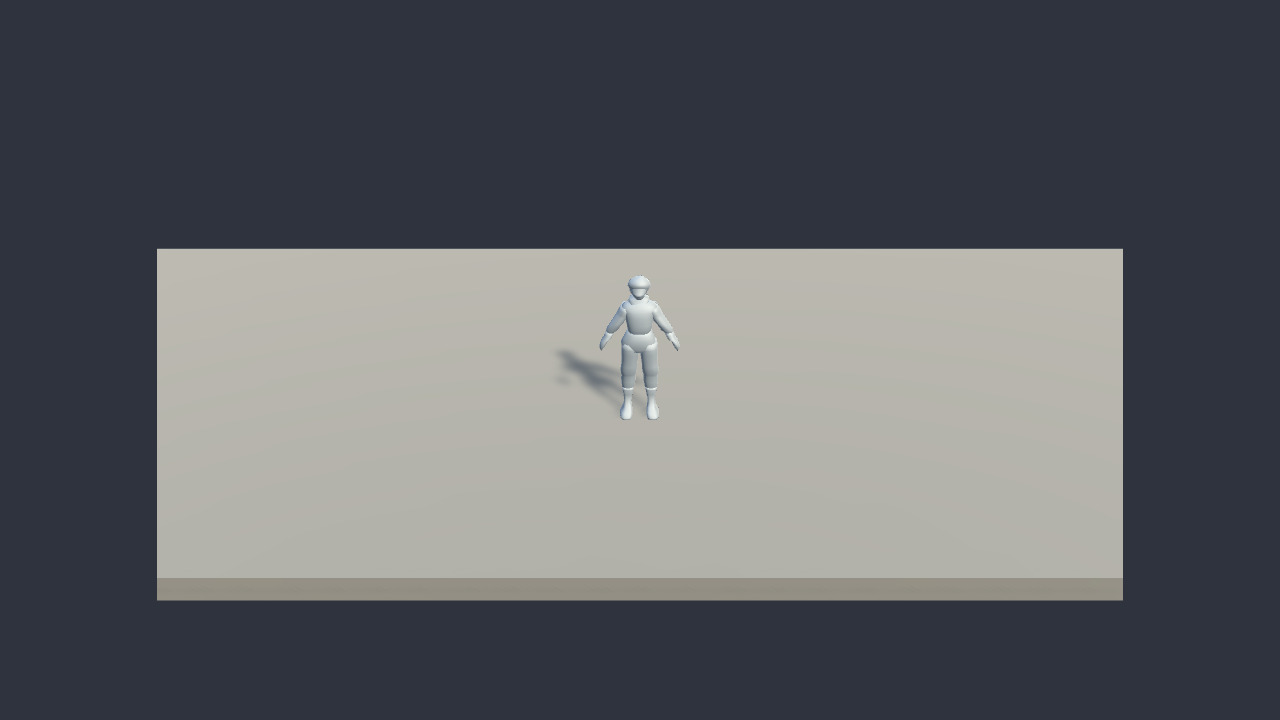
#> input picture Art/Guardian/review/02-blockout/unity-yaw-000.png, 1280 x 720 px; its folder holds 4 pictures in this run
$ python 02_compose_review.py
#> lines starting #> are read from the running program, lines starting #| are printed output that depends on the picture
"""Compose the eight Unity captures without rescaling the subjects."""
from pathlib import Path

from PIL import Image, ImageDraw, ImageFont

ASSET = Path(__file__).resolve().parents[1]
REVIEW = ASSET / "review" / "02-blockout"
ANGLES = range(0, 360, 45)


def main():
    sheet = Image.new("RGB", (960, 570), "#1f252d")
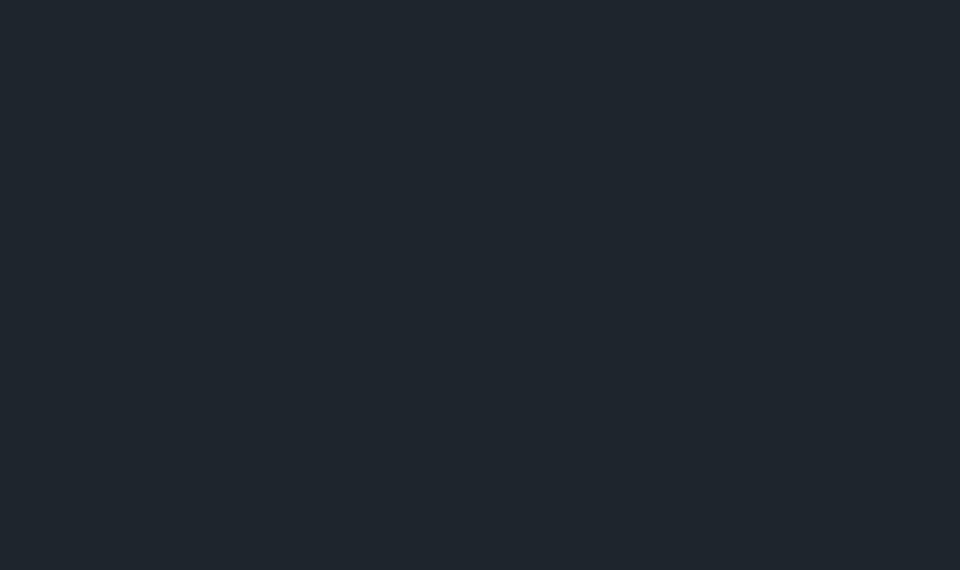
#> sheet: PIL image 960x570 RGB; mean R, G, B 31, 37, 45
    draw = ImageDraw.Draw(sheet)
    heading = ImageFont.truetype("segoeuib.ttf", 22)
    caption = ImageFont.truetype("segoeui.ttf", 15)
    draw.text((22, 17), "Guardiã do Observatório · prova de volume no Unity", font=heading, fill="#faf4e8")
    draw.text((22, 47), "Câmera fixa · 1280 × 720 · recortes sem ampliação", font=caption, fill="#bbc7cb")
    for i, angle in enumerate(ANGLES):
        capture = Image.open(REVIEW / f"unity-yaw-{angle:03d}.png")
#> capture is the input picture: PIL image 1280x720 RGB; mean R, G, B 95.8, 97.8, 101.7
        if capture.size != (1280, 720):
            raise RuntimeError(f"Unexpected capture size for {angle}°: {capture.size}")
        x, y = 20 + i % 4 * 232, 88 + i // 4 * 233
        sheet.paste(capture.crop((532, 255, 748, 450)), (x, y))
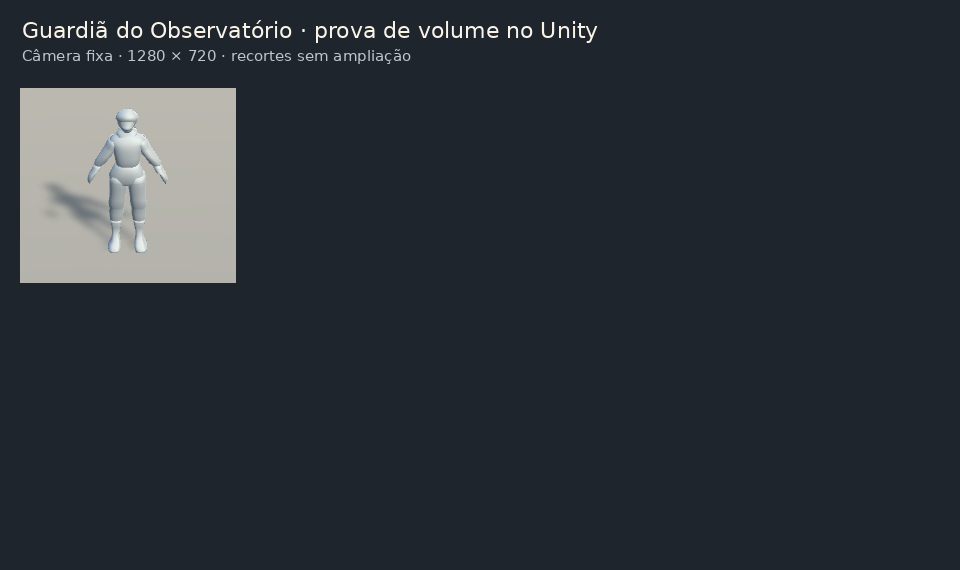
#> sheet: PIL image 960x570 RGB; mean R, G, B 43.7, 49.2, 55.9
        draw.text((x + 8, y + 201), f"{angle:03d}°", font=caption, fill="#e4ecea")
#> pass 2 of the loop in main, `for i, angle in enumerate(ANGLES):`:
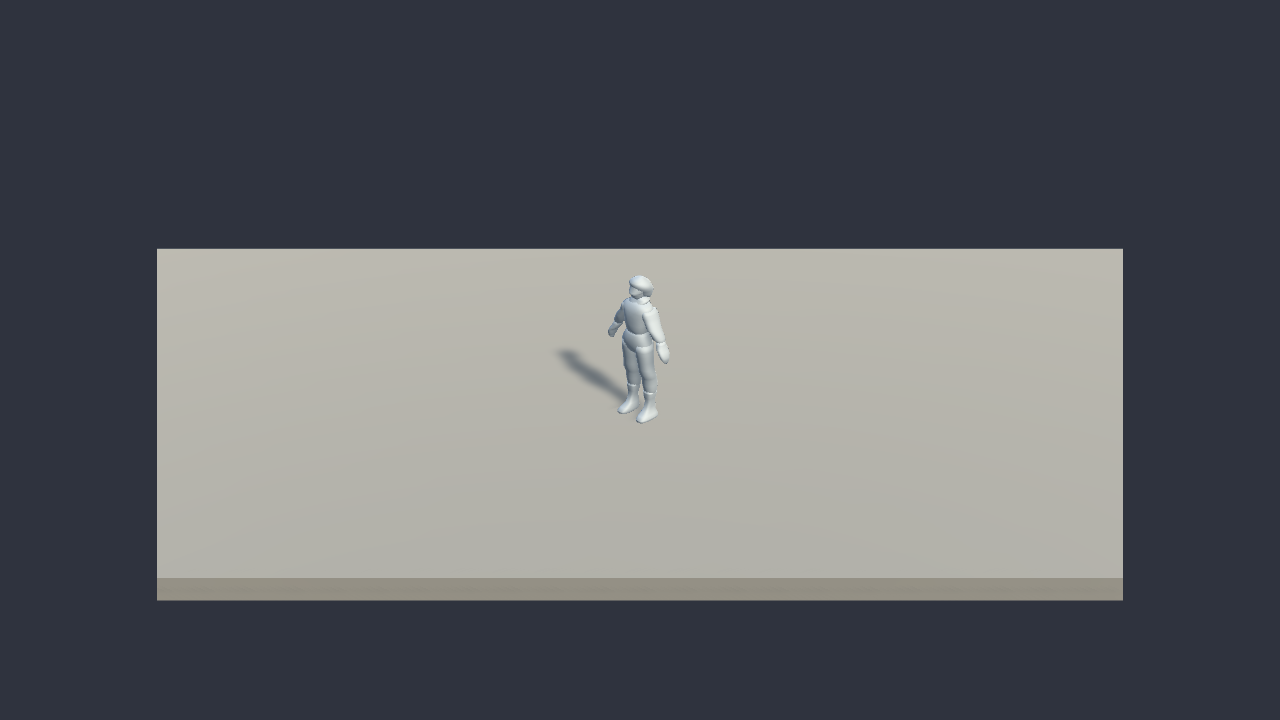
#> input picture Art/Guardian/review/02-blockout/unity-yaw-045.png, 1280 x 720 px
#> in main, capture is the input picture: PIL image 1280x720 RGB; mean R, G, B 95.8, 97.8, 101.7
#> in main, `sheet.paste(capture.crop((532, 255, 748, 450)), (x, y))`:
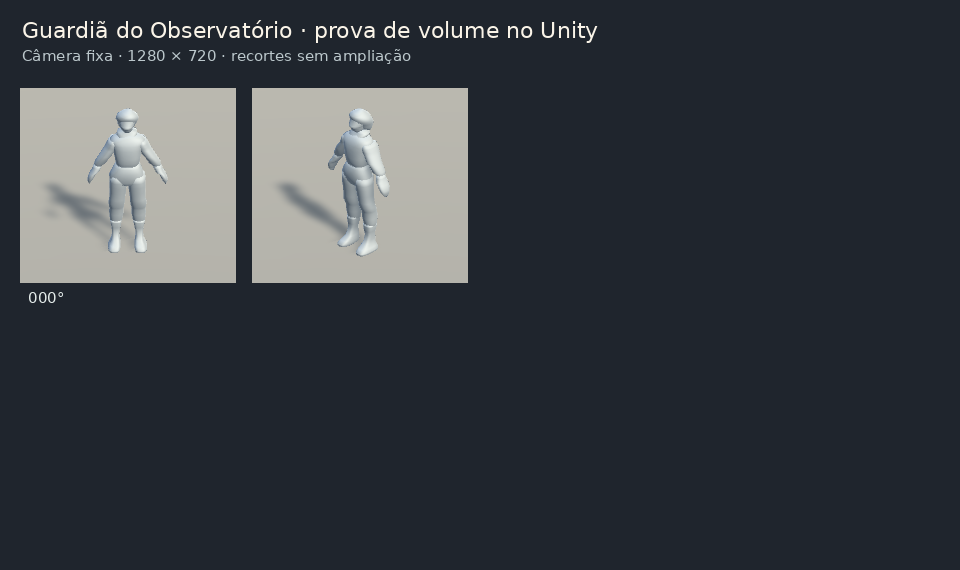
#> sheet: PIL image 960x570 RGB; mean R, G, B 55.1, 60.1, 65.7
#> pass 3 of the loop in main, `for i, angle in enumerate(ANGLES):`:
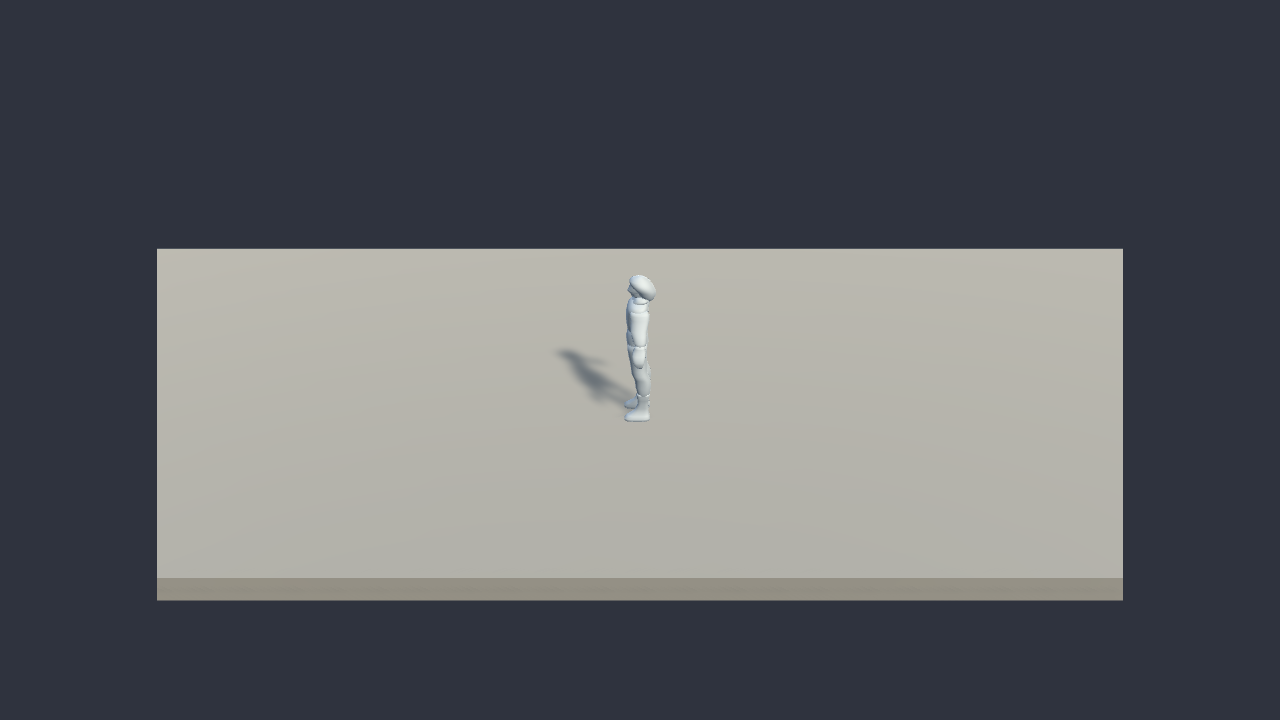
#> input picture Art/Guardian/review/02-blockout/unity-yaw-090.png, 1280 x 720 px
#> in main, capture is the input picture: PIL image 1280x720 RGB; mean R, G, B 95.9, 97.8, 101.8
#> in main, `sheet.paste(capture.crop((532, 255, 748, 450)), (x, y))`:
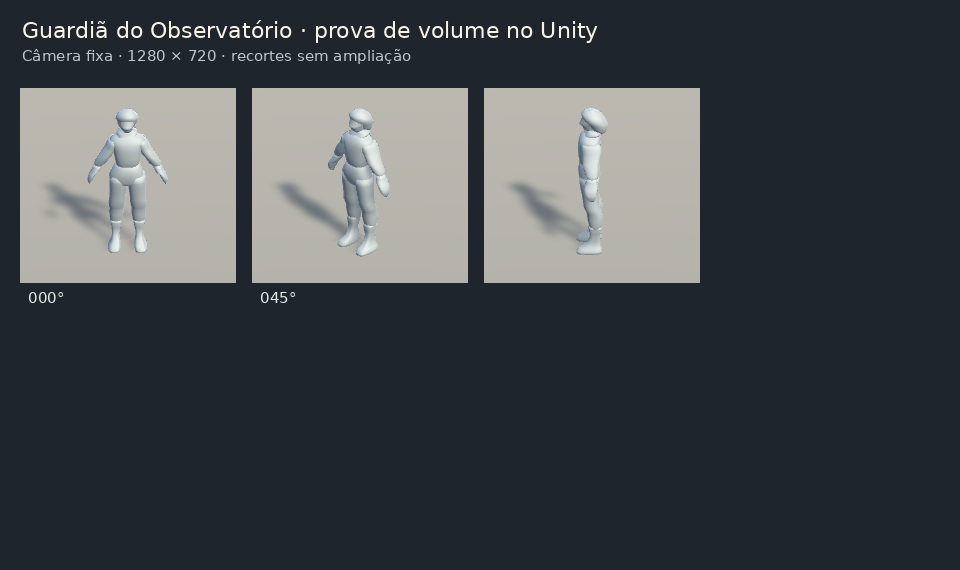
#> sheet: PIL image 960x570 RGB; mean R, G, B 66.6, 71.1, 75.6
#> the loop made 5 passes; the first 3 are shown
    sheet.save(REVIEW / "unity-oito-angulos.png")


if __name__ == "__main__":
#> (the run stopped early here; a loop or call above may not have finished)
